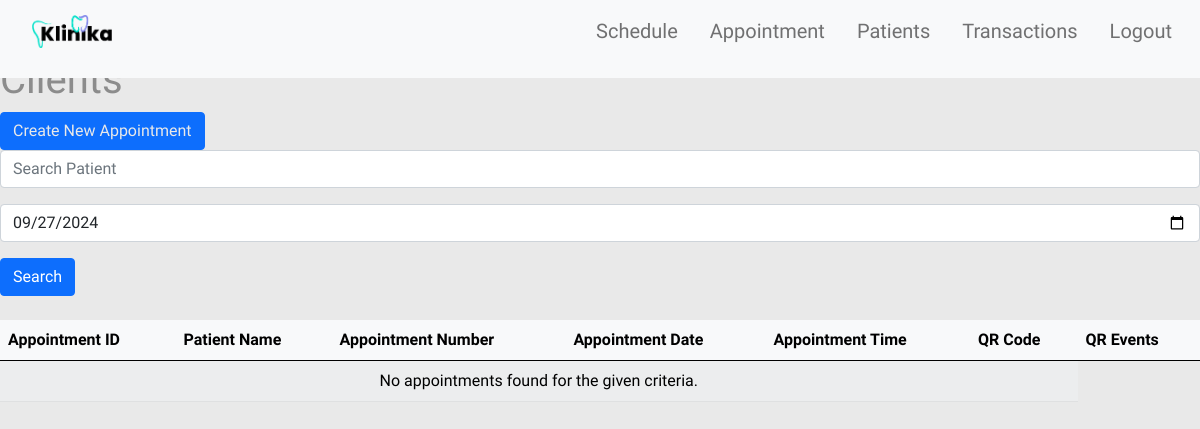
Page /appointment.php?scheduledate=2024-09-27 on the earlier database version.
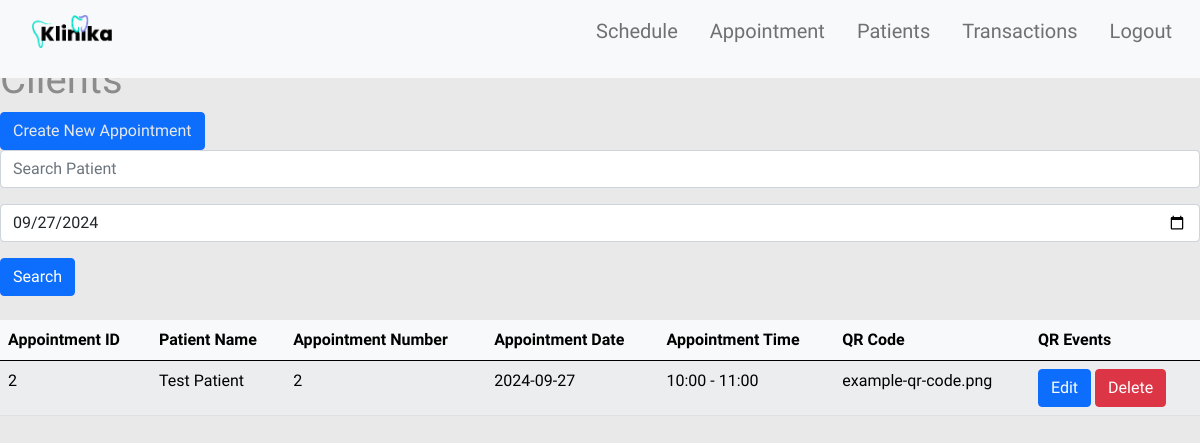
Same page on the later database version.
### tables this page shows
CREATE TABLE IF NOT EXISTS `appointment` (
  `appoid` int(11) NOT NULL AUTO_INCREMENT,
  `pid` int(10) DEFAULT NULL,
  `apponum` int(3) DEFAULT NULL,
  `appodate` date DEFAULT NULL,
  `start_time` TIME,
  `end_time` TIME,
  `servid` int(11) NOT NULL,
  `qr_code` VARCHAR(255),
  PRIMARY KEY (`appoid`),
  KEY `pid` (`pid`)
);

CREATE TABLE IF NOT EXISTS `patient` (
  `pid` int(11) NOT NULL AUTO_INCREMENT,
  `pemail` varchar(255) DEFAULT NULL,
  `pname` varchar(255) DEFAULT NULL,
  `ppassword` varchar(255) DEFAULT NULL,
  `paddress` varchar(255) DEFAULT NULL,
  `pdob` date DEFAULT NULL,  
  `ptel` varchar(15) DEFAULT NULL,  
  PRIMARY KEY (`pid`)
);

### appointment.php (the view, shortened to what this page needs)
<?php
include('partials/header.php');
include('config/connection.php');
 ?>
<div class="">
    <h1 class="white-text">Clients</h1>
    <div class="app-buttons">
        <button class="btn btn-primary">
            <a href="add-appointment.php">Create New Appointment</a>
        </button>
        <form action="" method="GET">
            <div class="input-group mb-3">
                <input type="text" name="search" class="form-control" placeholder="Search Patient" value="<?php echo isset($_GET['search']) ? $_GET['search'] : ''; ?>">
            </div>
            <div class="input-group mb-3">
                <input type="date" name="scheduledate" class="form-control" value="<?php echo isset($_GET['scheduledate']) ? $_GET['scheduledate'] : ''; ?>">
            </div>
            <button type="submit" class="btn btn-primary">Search</button>
        </form>
    </div>
    <br>
    <table class="table table-striped table-light">
    <thead>
        <tr>
        <th scope="col">Appointment ID</th>
        <th scope="col">Patient Name</th>
        <th scope="col">Appointment Number</th>
        <th scope="col">Appointment Date</th>
        <th scope="col">Appointment Time</th>
        <th scope="col">QR Code</th>
        <th scope="col">QR Events</th>
        </tr>
    </thead>
    <tbody>
        <?php
            $scheduledate = isset($_GET['scheduledate']) ? $_GET['scheduledate'] : '';
            $sql = "SELECT appointment.appoid, appointment.pid, appointment.apponum, appointment.appodate, appointment.start_time, appointment.end_time, appointment.qr_code, patient.pname
                    FROM appointment
                    JOIN patient ON appointment.pid = patient.pid";
            $conditions = array();
            if (!empty($scheduledate)) {
                $conditions[] = "appointment.appodate = '$scheduledate'";
            }
            if (count($conditions) > 0) {
                $sql .= " WHERE " . implode(' AND ', $conditions);
            }
            $sql .= " ORDER BY appointment.appodate ASC";
            $res = $database->query($sql);
            if ($res == TRUE) {
                $count = mysqli_num_rows($res);
                if ($count > 0) {
                    while ($rows = mysqli_fetch_assoc($res)) {
                        $appoid = $rows["appoid"];
                        $apponum = $rows["apponum"];
                        $appodate = $rows["appodate"];
                        $formatted_start_time = date('H:i', strtotime($rows['start_time']));
                        $formatted_end_time = date('H:i', strtotime($rows['end_time']));
                        $qrcode = $rows["qr_code"];
                        $pname = $rows["pname"];
                        ?>
                        <tr>
                            <td><?php echo $appoid; ?></td>
                            <td><?php echo $pname; ?></td>
                            <td><?php echo $apponum; ?></td>
                            <td><?php echo $appodate; ?></td>
                            <td><?php echo $formatted_start_time; ?> - <?php echo $formatted_end_time; ?></td>
                            <td><?php echo $qrcode; ?></td>
                            <td>
                                <button class="btn btn-primary" href="edit-appointment.php?id=<?php echo $id; ?>" >Edit</button>
                                <button class="btn btn-danger" href="delete-appointment.php?id=<?php echo $id; ?>" >Delete</button>
                            </td>
                        </tr>
                        <?php
                    }
                } else {
                    echo "<tr><td colspan='6' class='text-center'>No appointments found for the given criteria.</td></tr>";
                }
            } else {
                echo "<h2 class='white-text'> Query failed. </h2>";
            }
        ?>
    </tbody>
    </table>
</div>
<?php
include('partials/footer.php');
 ?>

Differences in the rows shown:
now on this page (row edited): appointment: appoid "2", pid.pname "Test Patient", apponum "2", appodate "2024-09-27", start_time "10:00", end_time "11:00", qr_code "example-qr-code.png"
Other differences:
text no longer shown: "No appointments found for the given criteria."
